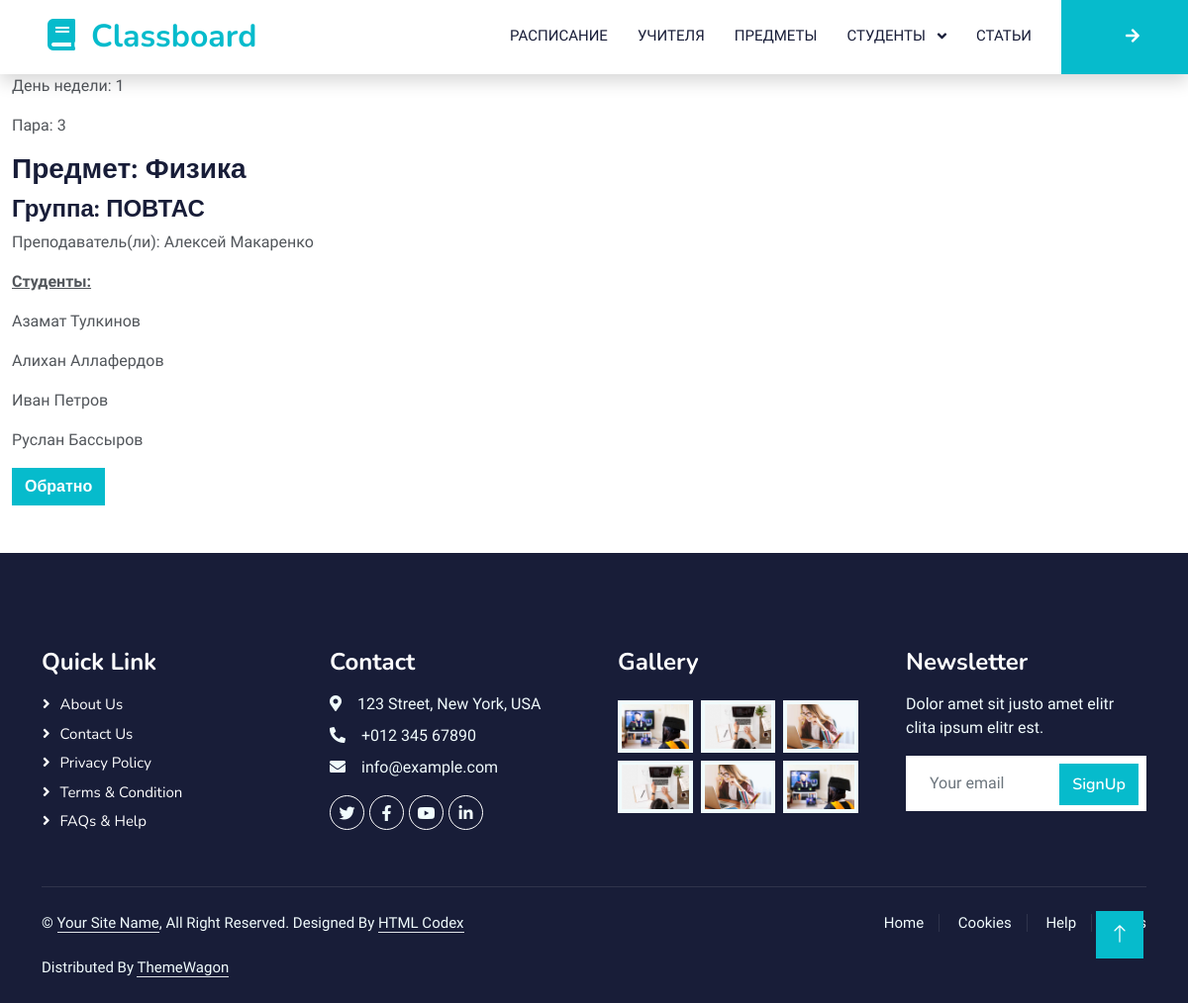
Screenshot of /classboard/1 with the database file from the repository.
### classboard/models.py (models this page shows, shortened)
class Classboard(models.Model):
    class_day = models.CharField(verbose_name='День недели', max_length=6, choices=SubjectByDayChoices.choices,
                                  default=SubjectByDayChoices.MO)
    class_pair = models.CharField(verbose_name='Пара', max_length=6, choices=SubjectPairChoices.choices,
                                  default=SubjectPairChoices.PAIR_1)
    subject_name = models.ForeignKey(verbose_name='Занятие', to='subjects.Subject', on_delete=models.CASCADE)
    group = models.ForeignKey(verbose_name='Группа', to='students.Group', on_delete=models.CASCADE)
    teacher = models.ManyToManyField(verbose_name='Преподаватель', to='teachers.Teacher', related_name='classboard_teacher')
    class Meta:
        ordering = ['subject_name', ]
        verbose_name = 'Расписание'
        verbose_name_plural = 'Расписание'

### subjects/models.py (models this page shows, shortened)
class SubjectAbstract(models.Model):
    name = models.CharField(verbose_name='Название предмета', max_length=100)
    class Meta:
        abstract = True
        verbose_name = 'Занятие'
        verbose_name_plural = 'Занятия'

class Subject(SubjectAbstract):
    class Meta:
        verbose_name = 'Предмет'
        verbose_name_plural = 'Предметы'
    def __str__(self) -> str:
        return f'{self.name}'

### students/models.py (models this page shows)
class Group(models.Model):
    name = models.CharField(
        verbose_name="Группа", max_length=100, blank=True, null=True
    )
    class Meta:
        verbose_name = "Группа"
        verbose_name_plural = "Группы"
        ordering = ["name"]
    def __str__(self) -> str:
        return f"{self.name}"

class Student(PersonAbstract):
    group = models.ForeignKey(
        verbose_name="Группа",
        to="Group",
        on_delete=models.CASCADE,
        related_name="student_group",
    )
    on_subject = models.ManyToManyField(
        verbose_name="Предмет", to="subjects.Subject", related_name="student_subject"
    )
    class Meta:
        verbose_name = "Студент"
        verbose_name_plural = "Студенты"
        ordering = ["first_name", "last_name"]

### teachers/models.py (models this page shows, shortened)
class Teacher(PersonAbstract):
    subject = models.ManyToManyField(to='subjects.Subject', related_name='subject_teacher')
    class Meta:
        verbose_name = 'Учитель'
        verbose_name_plural = 'Учителя'
        ordering = ['first_name', 'last_name']
    def __str__(self):
        return f'{self.first_name} {self.last_name}'

### classboard/views.py (the view)
# urls.py: path('', classboard_view, name='classboard_view'),
def classboard_view(request, pk=None) -> render:
    if not pk:
        template_ = "classboard_all.html"
        classboard_all = filters_students_options(request)
        context = {
            "classboard_all": classboard_all,
            "group": Group.objects.all(),
            "days": SubjectByDayChoices.choices,
            "pair": SubjectPairChoices.choices,
        }
    else:
        template_ = "classboard_item.html"
        classboard_current = get_object_or_404(Classboard, pk=pk)
        students_filter_q = Q(group_id=classboard_current.group)
        students = Student.objects.filter(students_filter_q).select_related("group")
        context = {
            "classboard_current": classboard_current,
            "students": students,
        }
    return render(request=request, template_name=template_, context=context)

### persons/models.py (called while the page is built)
    def __str__(self):
        return f'{self.first_name} {self.last_name}'

### classboard/templates/classboard_item.html (shortened to what this page needs)
{% extends 'layout/base.html' %}
{% block content %}
    <div class="col-12">
        <p>День недели: {{ classboard_current.class_day }} </p>
        <p>Пара: {{ classboard_current.class_pair }} </p>
        <h3>Предмет: {{ classboard_current.subject_name }}</h3>
        <h4>Группа: {{ classboard_current.group }}</h4>
        <p>Преподаватель(ли):
            {% for item_teacher in classboard_current.teacher.all %}
                {{ item_teacher }}
            {% endfor %}
        <p><strong><u>Студенты:</u></strong>
            {% for item_student in students %}
                <p>{{ item_student }}</p>
            {% endfor %}
        </p>
    </div>
    <p>
        <a class="btn btn-primary" href="{% url 'classboard_view' %}"> Обратно </a>
    </p>
{% endblock content %}

### static/css/style.css (style rules this page uses)
:root { --primary: #06BBCC; --light: #F0FBFC; --dark: #181d38; }
.btn { font-family: 'Nunito', sans-serif; font-weight: 600; transition: .5s; }
.btn.btn-primary, .btn.btn-secondary { color: #FFFFFF; }

### rows the page displays
Classboard: class_day "1", class_pair "3", subject_name "Физика", group "ПОВТАС"
Teacher: first_name+last_name "Алексей Макаренко"
Student: first_name+last_name "Азамат Тулкинов"
Student: first_name+last_name "Алихан Аллафердов"
Student: first_name+last_name "Иван Петров"
Student: first_name+last_name "Руслан Бассыров"
